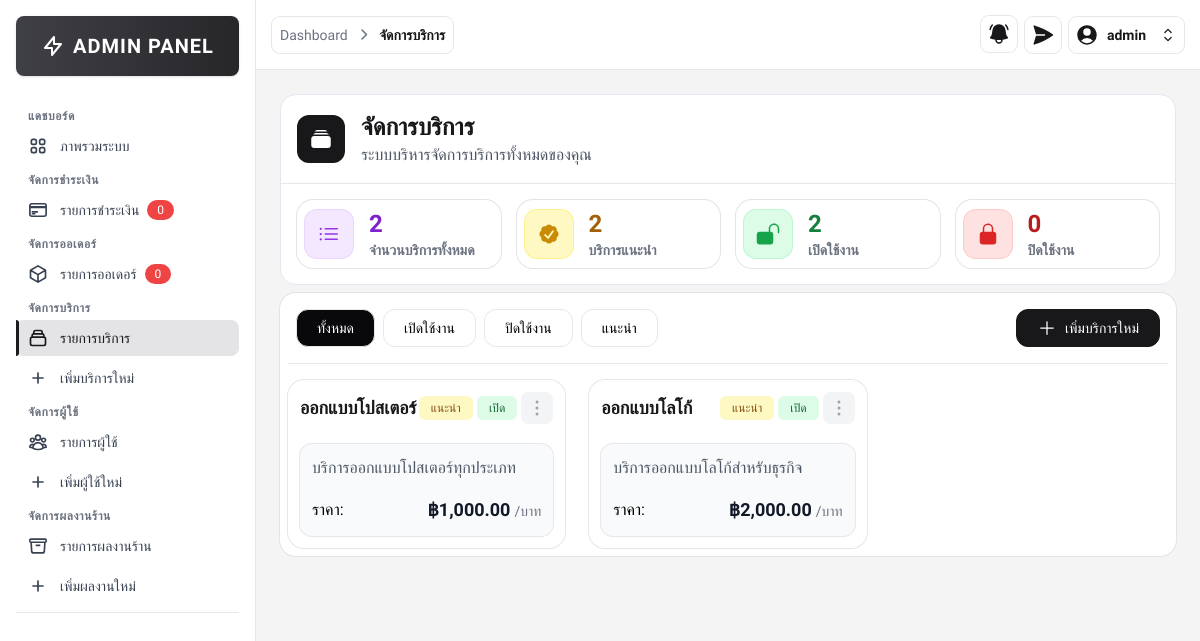
Page /src/admin/service_list.php (signed in) on the committed database.
### tables this page shows
CREATE TABLE services (
    service_id INT AUTO_INCREMENT PRIMARY KEY,
    service_name TEXT NOT NULL,
    slug VARCHAR(255) UNIQUE NOT NULL,
    short_description TEXT,
    base_price DECIMAL(10,2),
    price_unit VARCHAR(10),
    is_featured BOOLEAN DEFAULT FALSE,
    is_active BOOLEAN DEFAULT TRUE,
    created_at DATETIME DEFAULT CURRENT_TIMESTAMP,
    updated_at DATETIME DEFAULT CURRENT_TIMESTAMP ON UPDATE CURRENT_TIMESTAMP
);

### src/admin/service_list.php (the view, shortened to what this page needs)
<?php
require __DIR__ . '/../includes/db_connect.php';
$sql_all = "SELECT * FROM services ORDER BY created_at DESC";
$result_all = $conn->query($sql_all);
$sql_active = "SELECT * FROM services WHERE is_active = 1 ORDER BY created_at DESC";
$result_active = $conn->query($sql_active);
$sql_inactive = "SELECT * FROM services WHERE is_active = 0 ORDER BY created_at DESC";
$result_inactive = $conn->query($sql_inactive);
$sql_featured = "SELECT * FROM services WHERE is_featured = 1 ORDER BY created_at DESC";
$result_featured = $conn->query($sql_featured);
?>
<!DOCTYPE html>
<html lang="en">
<head>
    <script src="https://cdn.tailwindcss.com"></script>
    <link rel="stylesheet" href="https://cdnjs.cloudflare.com/ajax/libs/font-awesome/6.4.0/css/all.min.css">
</head>
<body class="font-thai bg-zinc-100">
    <?php include '../includes/sidebar.php'; ?>
    <div class="ml-64">
        <?php
        include '../includes/admin_navbar.php';
        ?>
        <div class="p-6">
            <div class=" text-zinc-900 bg-white rounded-2xl border border-slate-200 mb-2">
                <div class="flex items-center border-b border-gray-200 p-4">
                    <div class="mr-4 rounded-xl bg-zinc-900 p-3">
                    </div>
                    <div class="">
                        <h1 class="flex items-center text-2xl font-bold text-zinc-900">
                            จัดการบริการ
                        </h1>
                        <p class="text-gray-600">
                            ระบบบริหารจัดการบริการทั้งหมดของคุณ
                        </p>
                    </div>
                </div>
                <div class="mx-auto text-center p-4">
                    <div class="grid grid-cols-1 md:grid-cols-4 gap-4">
                        <div class="bg-white flex items-center p-2 ring-1 ring-zinc-200 rounded-2xl">
                            <div class="mr-4 rounded-xl text-purple-600 bg-purple-100 ring-1 ring-purple-200 p-3">
                            </div>
                            <div class="">
                                <h1 class="flex items-center text-2xl font-bold text-purple-700">
                                    <?= $result_all->num_rows ?>
                                </h1>
                                <p class="text-gray-500 text-sm font-bold">
                                    จำนวนบริการทั้งหมด
                                </p>
                            </div>
                        </div>
                        <div class="bg-white flex items-center p-2 ring-1 ring-zinc-200 rounded-2xl">
                            <div class="mr-4 rounded-xl text-yellow-600 bg-yellow-100 ring-1 ring-yellow-200 p-3">
                            </div>
                            <div class="">
                                <h1 class="flex items-center text-2xl font-bold text-yellow-700">
                                    <?= $result_featured->num_rows ?>
                                </h1>
                                <p class="text-gray-500 text-sm font-bold">
                                    บริการแนะนำ
                                </p>
                            </div>
                        </div>
                        <div class="bg-white flex items-center p-2 ring-1 ring-zinc-200 rounded-2xl">
                            <div class="mr-4 rounded-xl text-green-600 bg-green-100 ring-1 ring-green-200 p-3">
                                <svg xmlns="http://www.w3.org/2000/svg" viewBox="0 0 24 24" fill="currentColor" class="h-6 w-6">
                                    <path d="M18 1.5c2.9 0 5.25 2.35 5.25 5.25v3.75a.75.75 0 0 1-1.5 0V6.75a3.75 3.75 0 1 0-7.5 0v3a3 3 0 0 1 3 3v6.75a3 3 0 0 1-3 3H3.75a3 3 0 0 1-3-3v-6.75a3 3 0 0 1 3-3h9v-3c0-2.9 2.35-5.25 5.25-5.25Z" />
                                </svg>
                            </div>
                            <div class="">
                                <h1 class="flex items-center text-2xl font-bold text-green-700">
                                    <?= $result_active->num_rows ?>
                                </h1>
                                <p class="text-gray-500 text-sm font-bold">
                                    เปิดใช้งาน
                                </p>
                            </div>
                        </div>
                        <div class="bg-white flex items-center p-2 ring-1 ring-zinc-200 rounded-2xl">
                            <div class="mr-4 rounded-xl text-red-600 bg-red-100 ring-1 ring-red-200 p-3">
                            </div>
                            <div class="">
                                <h1 class="flex items-center text-2xl font-bold text-red-700">
                                    <?= $result_inactive->num_rows ?>
                                </h1>
                                <p class="text-gray-500 text-sm font-bold">
                                    ปิดใช้งาน
                                </p>
                            </div>
                        </div>
                    </div>
                </div>
            </div>
            <div class="bg-white items-center p-2 ring-1 ring-zinc-200 rounded-2xl">
                <div class="flex justify-between p-2 pb-4 mb-4 border-b border-gray-200">
                    <div class="flex flex-wrap gap-2 items-center">
                        <button class="border transition font-medium rounded-xl text-sm px-5 py-2 text-center flex items-center justify-center"
                            id="all-tab" data-tab-target="all" type="button" role="tab" aria-controls="all" aria-selected="true">
                            ทั้งหมด
                        </button>
                        <button class="border transition font-medium rounded-xl text-sm px-5 py-2 text-center flex items-center justify-center"
                            id="active-tab" data-tab-target="active" type="button" role="tab" aria-controls="active" aria-selected="false">
                            เปิดใช้งาน
                        </button>
                        <button class="border transition font-medium rounded-xl text-sm px-5 py-2 text-center flex items-center justify-center"
                            id="inactive-tab" data-tab-target="inactive" type="button" role="tab" aria-controls="inactive" aria-selected="false">
                            ปิดใช้งาน
                        </button>
                        <button class="border transition font-medium rounded-xl text-sm px-5 py-2 text-center flex items-center justify-center"
                            id="featured-tab" data-tab-target="featured" type="button" role="tab" aria-controls="featured" aria-selected="false">
                            แนะนำ
                        </button>
                    </div>
                    <div class="">
                        <a href="service_add.php" class="border transition font-medium rounded-xl text-sm px-5 py-2 text-center flex items-center justify-center bg-zinc-900 text-white border-zinc-900">
                            <svg xmlns="http://www.w3.org/2000/svg" viewBox="0 0 24 24" fill="currentColor" class="h-5 w-5 mr-2">
                                <path fill-rule="evenodd" d="M12 3.75a.75.75 0 0 1 .75.75v6.75h6.75a.75.75 0 0 1 0 1.5h-6.75v6.75a.75.75 0 0 1-1.5 0v-6.75H4.5a.75.75 0 0 1 0-1.5h6.75V4.5a.75.75 0 0 1 .75-.75Z" clip-rule="evenodd" />
                            </svg>
                            เพิ่มบริการใหม่</a>
                    </div>
                </div>
                <div class="tab-content">
                    <div class="tab-pane active" id="all" role="tabpanel" aria-labelledby="all-tab">
                        <div class="grid grid-cols-1 md:grid-cols-2 lg:grid-cols-3 gap-6">
                            <?php if ($result_all && $result_all->num_rows > 0): ?>
                                <?php while ($row = $result_all->fetch_assoc()): ?>
                                    <div class="bg-white rounded-2xl shadow-sm p-3 space-y-2 cursor-pointer ring-1 ring-gray-200">
                                        <div class="">
                                            <div class="flex items-center justify-between mb-5">
                                                <div class="font-semibold text-lg text-zinc-900">
                                                    <?= htmlspecialchars($row['service_name']) ?>
                                                </div>
                                                <div class="flex space-x-1 item-center">
                                                    <div class="flex items-center space-x-1">
                                                        <?php if ($row['is_featured']): ?>
                                                            <span class="px-3 py-1 rounded-md text-xs font-medium inline-flex items-center bg-yellow-100 text-yellow-800">
                                                                แนะนำ
                                                            </span>
                                                        <?php endif; ?>
                                                        <?php if ($row['is_active']): ?>
                                                            <span class="px-3 py-1 rounded-md text-xs font-medium inline-flex items-center bg-green-100 text-green-800">
                                                                เปิด
                                                            </span>
                                                        <?php else: ?>
                                                            <span class="px-3 py-1 rounded-md text-xs font-medium inline-flex items-center bg-red-100 text-red-800">
                                                                ปิด
                                                            </span>
                                                        <?php endif; ?>
                                                    </div>
                                                    <div class="">
                                                        <button id="dropdownDefaultButton<?= $row['service_id'] ?>" data-dropdown-toggle="cancel<?= $row['service_id'] ?>" class="flex items-center p-1 text-sm font-medium text-center text-gray-400 rounded-lg bg-gray-100 hover:bg-gray-200 focus:ring-4 focus:outline-none focus:ring-gray-200" type="button">
                                                            <svg xmlns="http://www.w3.org/2000/svg" viewBox="0 0 24 24" fill="currentColor" class="size-6">
                                                                <path fill-rule="evenodd" d="M10.5 6a1.5 1.5 0 1 1 3 0 1.5 1.5 0 0 1-3 0Zm0 6a1.5 1.5 0 1 1 3 0 1.5 1.5 0 0 1-3 0Zm0 6a1.5 1.5 0 1 1 3 0 1.5 1.5 0 0 1-3 0Z" clip-rule="evenodd" />
                                                            </svg>
                                                        </button>
                                                    </div>
                                                </div>
                                            </div>
                                        </div>
                                        <div class="bg-gray-50 p-3 rounded-xl ring-1 ring-gray-200">
                                            <p class="text-gray-600 mb-4 line-clamp-2"><?php echo htmlspecialchars($row['short_description']); ?></p>
                                            <div class="flex justify-between items-center ">
                                                <span>ราคา:</span>
                                                <span>
                                                    <span class="text-lg font-bold text-gray-900">฿<?php echo number_format($row['base_price'], 2); ?></span>
                                                    <span class="text-sm text-gray-500">/<?php echo htmlspecialchars($row['price_unit']); ?></span>
                                                </span>
                                            </div>
                                        </div>
                                    </div>
                                <?php endwhile; ?>
                            <?php else: ?>
                                <div class="col-span-3 text-center py-10">
                                    <p class="text-gray-500">ไม่มีข้อมูลบริการ</p>
                                </div>
                            <?php endif; ?>
                        </div>
                    </div>
                </div>
            </div>
        </div>
    </div>
</body>
</html>

### src/admin/service_list.php (style rules this page uses)
.font-thai { font-family: 'IBM Plex Sans Thai', sans-serif; }
[role="tab"].active-tab { background-color: hsl(240, 10%, 3.9%); color: white; }

### src/includes/sidebar.php (style rules this page uses)
.font-thai { font-family: 'IBM Plex Sans Thai', sans-serif; }

### src/includes/admin_navbar.php (style rules this page uses)
.font-thai { font-family: 'IBM Plex Sans Thai', sans-serif; }

### rows in the picture
services: service_name "ออกแบบโปสเตอร์", is_featured "แนะนำ", is_active "เปิด", short_description "บริการออกแบบโปสเตอร์ทุกประเภท", base_price "1,000.00", price_unit "บาท"
services: service_name "ออกแบบโลโก้", is_featured "แนะนำ", is_active "เปิด", short_description "บริการออกแบบโลโก้สำหรับธุรกิจ", base_price "2,000.00", price_unit "บาท"

### other values in the picture
$pendingCount "0"
$orderBadge "0"
$item "Dashboard"
$item "จัดการบริการ"
$fullname "admin"
$result_all->num_rows "2"
$result_featured->num_rows "2"
$result_active->num_rows "2"
$result_inactive->num_rows "0"
